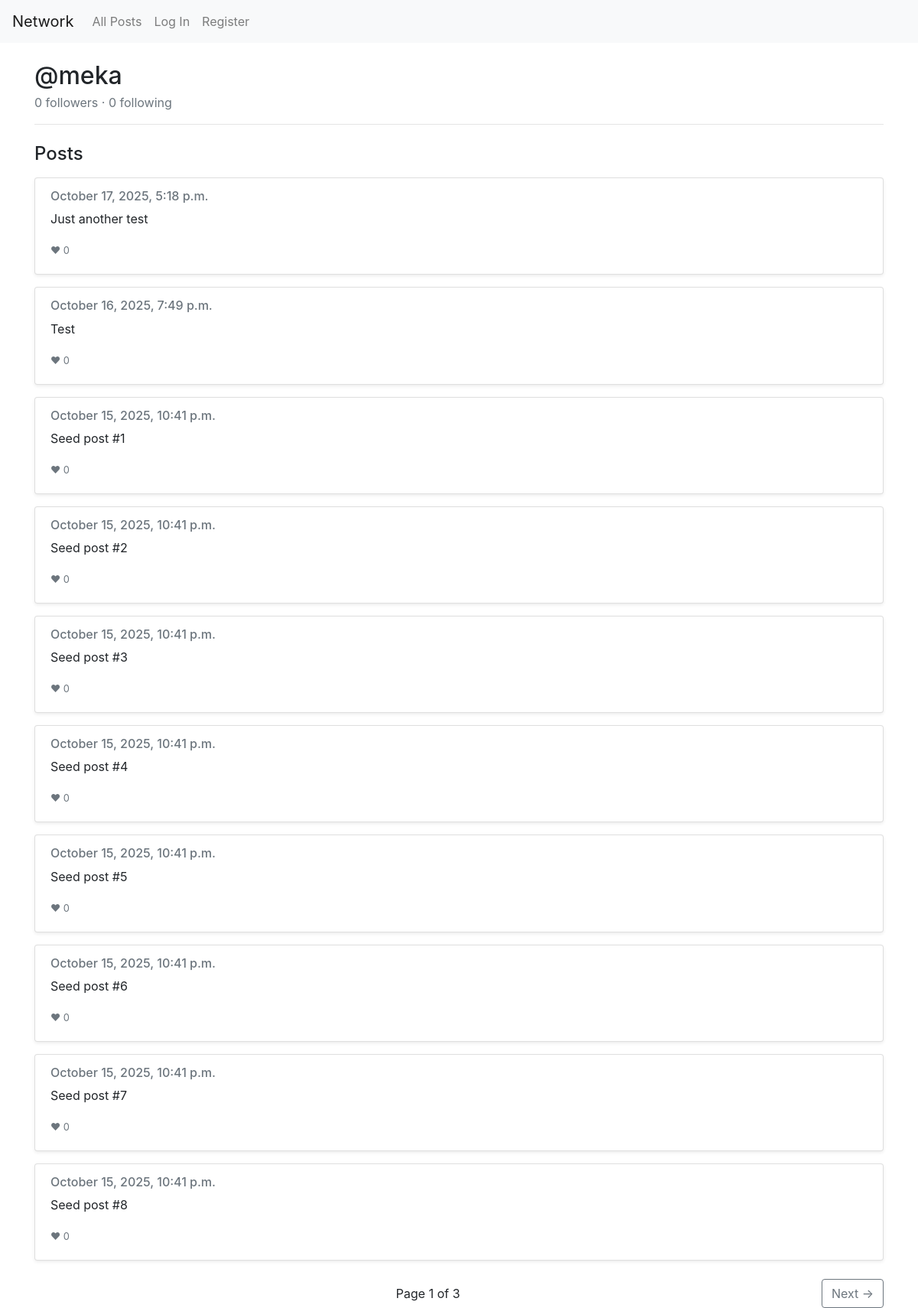
The app's page /u/meka/ with its own data.
### network/models.py (models this page shows)
class User(AbstractUser):
    following = models.ManyToManyField('self', symmetrical=False, related_name='followers', blank=True)

class Post(models.Model):
    author = models.ForeignKey(User, on_delete=models.CASCADE, related_name='posts')
    content = models.TextField(max_length=500)
    created_at = models.DateTimeField(auto_now_add=True)
    likes = models.ManyToManyField(User, related_name='liked_posts', blank=True)
    class Meta:
        ordering = ['-created_at']

### network/views.py (the view)
# urls.py: path("u/<str:username>/", views.profile, name="profile"),
def profile(request, username):
    profile_user = get_object_or_404(User, username=username)
    posts = (profile_user.posts
             .select_related("author")
             .prefetch_related("likes")
             .all())
    paginator = Paginator(posts, 10)
    page_obj = paginator.get_page(request.GET.get("page"))
    is_self = request.user.is_authenticated and request.user.id == profile_user.id
    is_following = (
        request.user.is_authenticated
        and not is_self
        and profile_user in request.user.following.all()
    )
    context = {
        "profile_user": profile_user,
        "followers_count": profile_user.followers.count(),
        "following_count": profile_user.following.count(),
        "is_self": is_self,
        "is_following": is_following,
        "page_obj": page_obj,
        "posts": page_obj.object_list,
    }
    return render(request, "network/profile.html", context)

### network/templates/network/profile.html (shortened to what this page needs)
{% extends "network/layout.html" %}
{% block body %}
<div class="d-flex align-items-center justify-content-between mb-3">
  <div>
    <h2 class="mb-1">@{{ profile_user.username }}</h2>
    <div class="text-muted">
      <span id="followers-count">{{ followers_count }}</span> followers ·
      {{ following_count }} following
    </div>
  </div>
</div>
<hr class="mb-4"/>
<h4 class="mb-3">Posts</h4>
<div id="post-list">
  {% for post in posts %}
    <div class="card mb-3 shadow-sm">
      <div class="card-body">
        <h6 class="card-subtitle mb-2 text-muted">
          {{ post.created_at|date:"F j, Y, g:i a" }}
        </h6>
        <p class="card-text">{{ post.content }}</p>
        <small class="text-muted">❤ {{ post.likes.count }}</small>
      </div>
    </div>
  {% empty %}
    <p>No posts yet.</p>
  {% endfor %}
</div>
<nav class="d-flex justify-content-between align-items-center mt-4">
  <span>Page {{ page_obj.number }} of {{ page_obj.paginator.num_pages }}</span>
  {% if page_obj.has_next %}
    <a href="?page={{ page_obj.next_page_number }}" class="btn btn-outline-secondary">Next →</a>
  {% else %}<span></span>{% endif %}
</nav>
{% endblock %}

### records on screen
User: username "meka"
Post: created_at "October 17, 2025, 5:18 p.m.", content "Just another test", likes.count "0"
Post: created_at "October 16, 2025, 7:49 p.m.", content "Test", likes.count "0"
Post: created_at "October 15, 2025, 10:41 p.m.", content "Seed post #1", likes.count "0"
Post: created_at "October 15, 2025, 10:41 p.m.", content "Seed post #2", likes.count "0"
Post: created_at "October 15, 2025, 10:41 p.m.", content "Seed post #3", likes.count "0"
Post: created_at "October 15, 2025, 10:41 p.m.", content "Seed post #4", likes.count "0"
Post: created_at "October 15, 2025, 10:41 p.m.", content "Seed post #5", likes.count "0"
Post: created_at "October 15, 2025, 10:41 p.m.", content "Seed post #6", likes.count "0"
Post: created_at "October 15, 2025, 10:41 p.m.", content "Seed post #7", likes.count "0"
Post: created_at "October 15, 2025, 10:41 p.m.", content "Seed post #8", likes.count "0"

### other values on screen
{{ followers_count }} "0"
{{ following_count }} "0"
{{ page_obj.number }} "1"
{{ page_obj.paginator.num_pages }} "3"
